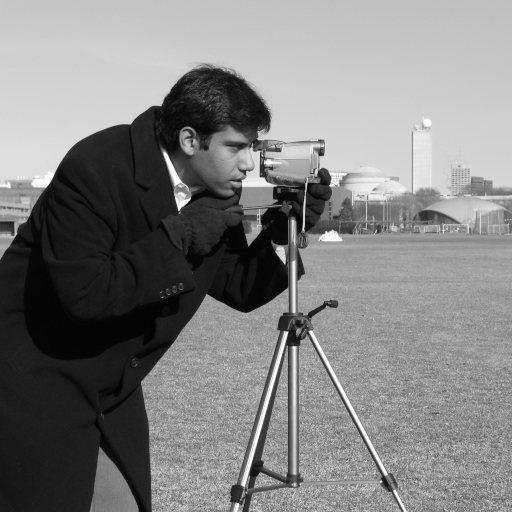
#> input picture skimage.data.camera(), 512 x 512 px
$ jupyter execute --allow-errors Lab_04_DL_Preprocessing_Data.ipynb   (text cells are left out)
#> lines starting #> are read from the running program, lines starting #| are printed output that depends on the picture; pictures that were not available may be replaced by others from this repository, and a replacement may not be noted
[cell 1]
import cv2
import numpy as np
from skimage import data, img_as_float
import matplotlib.pyplot as plt

# Load a sample image (replace with your image path if you have one)
image = data.camera()  # Or use: image = cv2.imread("path/to/your/image.jpg")
#> image is the input picture: shape (512, 512); min 0, max 255, mean 129.1

# Resizing (Student Code: Resize the image to (128, 128))
# Hint: Use cv2.resize()
# YOUR CODE HERE
resized_image = cv2.resize(image, (128, 128))
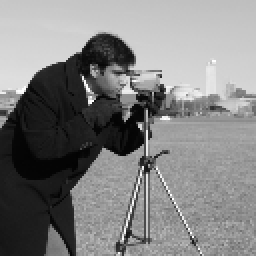
#> resized_image: shape (128, 128) (shown 2 times larger); min 3, max 255, mean 129.1


# Color space conversion (to grayscale)
#> (the rest of this cell did not finish here and is left out)

[cell 2]
import nltk
from nltk.tokenize import word_tokenize
from nltk.corpus import stopwords
from nltk.stem import WordNetLemmatizer
import string

nltk.download('punkt', quiet=True)
#> (this line was passed over: nltk is not available in this run)
nltk.download('stopwords', quiet=True)
#> (this line was passed over: nltk is not available in this run)
nltk.download('wordnet', quiet=True)
#> (this line was passed over: nltk is not available in this run)

text = "This is a fun example sentence with stop words and punctuation!"

# Tokenization (lowercase)
#> (the rest of this cell did not finish here and is left out)

[cell 3]
import pandas as pd
import numpy as np

# Sample data (with a missing value)
data = {'Date': pd.to_datetime(['2024-01-01', '2024-01-02', '2024-01-03', '2024-01-04', '2024-01-05']),
        'Value': [10, 12, 15, np.nan, 18]}

df = pd.DataFrame(data)

# Missing value handling (Student Code: Use backward fill to fill missing values)
# Hint: Use fillna() with method='bfill'
# YOUR CODE HERE
df['Value'].fillna(method='bfill', inplace=True)

# Normalization (min-max scaling - Student Code: Normalize the 'Value' column)
# YOUR CODE HERE
min_val = df['Value'].min()
max_val = df['Value'].max()
df['Normalized'] = (df['Value'] - min_val) / (max_val - min_val)

print(df)

[cell 4]
import cv2
import matplotlib.pyplot as plt # Import matplotlib

# Load a video (replace with your video path or a small sample video if possible)
video_path = "your_video.mp4"  # Replace with your video file path (or upload one to Colab)
cap = cv2.VideoCapture(video_path)

if not cap.isOpened():
    print("Error opening video")
else:
    ret, frame = cap.read()  # Read a single frame
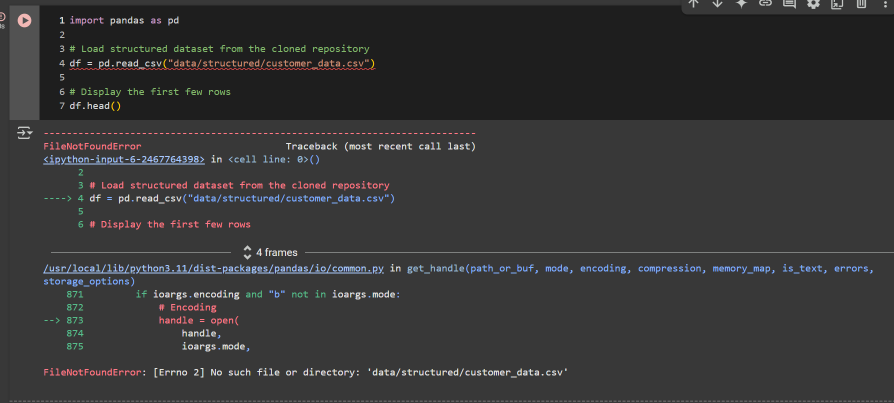
#> input picture 2377/pandas_error.png, 1788 x 806 px, given in place of your_video.mp4, which was not available (shown at 1/2 size)
#> frame is the input picture: shape (806, 1788, 3); mean B, G, R 53.7, 53.3, 53.6
    if ret:
        # Resize the frame (for faster processing - Student Code: Resize to (80, 60))
        # YOUR CODE HERE
        resized_frame = cv2.resize(frame, (80, 60))
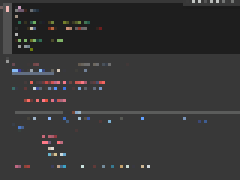
#> resized_frame: shape (60, 80, 3) (shown 3 times larger); mean B, G, R 52.7, 52.5, 53.1

        # Convert to grayscale
        gray_frame = cv2.cvtColor(resized_frame, cv2.COLOR_BGR2GRAY)  # OpenCV uses BGR
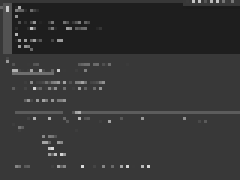
#> gray_frame: shape (60, 80) (shown 3 times larger); min 28, max 219, mean 52.7

        # Display the frame (optional)
        plt.imshow(gray_frame, cmap='gray')
        plt.title("Video Frame (Grayscale)")
        plt.show()

    cap.release()
cv2.destroyAllWindows()
